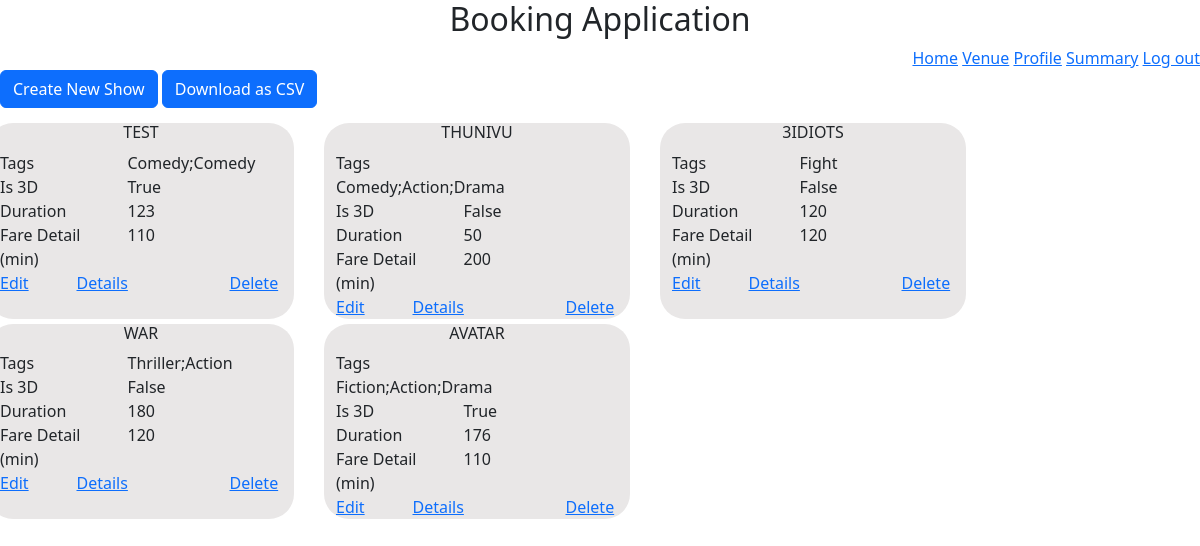
The app's page /admin/1/show with its own data.
### models/module.py (models this page shows)
class Show(db.Model):
    show_id = db.Column(db.Integer, autoincrement=True, primary_key=True)
    show_name = db.Column(db.String(64), unique=True, nullable=False)
    min_fare = db.Column(db.Integer, nullable=False)
    duration = db.Column(db.Integer, nullable=False)
    is3d = db.Column(db.Boolean, nullable=False)
    tags = db.relationship("Showtag", backref="shows")

### application/controllers/showAdmin.py (the view)
@app.route("/admin/<int:a_id>/show", methods={"GET", "POST"})
def showHome(a_id):
    if "showError" in session:
        flash(
            "There is Still this show allocated to some Venue. So you are not allowed to delete the show",
            "danger",
        )
        session.pop("showError")
    allShow = Show.query.all()
    finalShow = []
    for eachShow in allShow:
        innerjson = {}
        innerjson["show_id"] = eachShow.show_id
        innerjson["show_name"] = eachShow.show_name
        innerjson["min_fare"] = eachShow.min_fare
        innerjson["duration"] = eachShow.duration
        innerjson["is3d"] = eachShow.is3d
        alltags = Showtag.query.filter_by(show_id=eachShow.show_id).all()
        a = ""
        for each in alltags:
            a = a + each.tags + ";"
        innerjson["tags"] = a[:-1]
        finalShow.append(innerjson)
    return render_template("admin/showAdmin.html", allShow=finalShow, adminId=a_id)

### templates/admin/showAdmin.html (shortened to what this page needs)
<!DOCTYPE html>
<html>
<head>
  <header style="text-align: center">
    <h2>Booking Application</h2>
  </header>
  <link href="https://cdn.jsdelivr.net/npm/bootstrap@5.3.0-alpha1/dist/css/bootstrap.min.css" rel="stylesheet"
 />
</head>
<body>
  <div style="text-align: right">
    <a href="/admin/{{adminId}}/home">Home</a>
    <a href="/admin/{{adminId}}/venue">Venue</a>
    <a href="/admin/{{adminId}}/profile">Profile</a>
    <a href="/admin/{{adminId}}/summary">Summary</a>
    <a href="/admin/login">Log out</a>
  </div>
    <a href="/admin/{{adminId}}/show/create" class="btn btn-primary">Create New Show</a>
  {% if allShow|length ==0 %}
  <h5 style="text-align: center;">No show are Created. Create A new one</h5>
  {%else%}
  <a href="/admin/{{adminId}}/show/download" class="btn btn-primary">Download as CSV</a>
  {%endif%}
  <div class="row" style="margin-top: 10px">
    {%for each in allShow%}
    <div id="small" class="col-md-3">
      <div class="container">
        <div class="row">
          <div class="col  text-center text-uppercase">
            <h6>{{each.show_name}}</h6>
          </div>
        </div>
      </div>
      <div class="row">
        <div class="col-md-5">
          <label>Tags</label><br />
        </div>
        <div class="col text-capitalize">
          <label>{{each.tags}}</label><br />
        </div>
      </div>
      <div class="row">
        <div class="col-md-5">
          <label>Is 3D</label><br />
        </div>
        <div class="col text-capitalize">
          <label>{{each.is3d}}</label><br />
        </div>
      </div>
      <div class="row">
        <div class="col-md-5">
          <label>Duration</label><br />
        </div>
        <div class="col text-capitalize">
          <label>{{each.duration}}</label><br />
        </div>
      </div>
      <div class="row">
        <div class="col-md-5">
          <label>Fare Detail (min)</label><br />
        </div>
        <div class="col text-capitalize">
          <label>{{each.min_fare}}</label><br />
        </div>
      </div>
      <div class="row">
        <div class="col ">
          <a href="/admin/{{adminId}}/show/{{each.show_id}}/edit">Edit</a>
        </div>
        <div class="col ">
          <a href="/admin/{{adminId}}/show/{{each.show_id}}/details">Details</a>
        </div>
        <div class="col "></div>
        <div class="col ">
          <a onclick="return window.confirm('You are not allowed to delete if there is any allocation. Deleting non-allocated  Show, will also delete all the rating of Show. Are you sure, you want to delete it?')"
            href="/admin/{{adminId}}/show/{{each.show_id}}/delete">Delete</a>
        </div>
      </div>
    </div>
    {%endfor%}
  </div>
</body>
</html>

### templates/admin/showAdmin.html (style rules this page uses)
#small { margin-right: 30px; margin-top: 5px; border-radius: 25px; background-color: #e9e7e7; }

### records on screen
Show: show_name "TEST", tags "Comedy;comedy", is3d "True", duration "123", min_fare "110"
Show: show_name "THUNIVU", tags "Comedy;action;drama", is3d "False", duration "50", min_fare "200"
Show: show_name "3IDIOTS", tags "Fight", is3d "False", duration "120", min_fare "120"
Show: show_name "WAR", tags "Thriller;action", is3d "False", duration "180", min_fare "120"
Show: show_name "AVATAR", tags "Fiction;action;drama", is3d "True", duration "176", min_fare "110"
